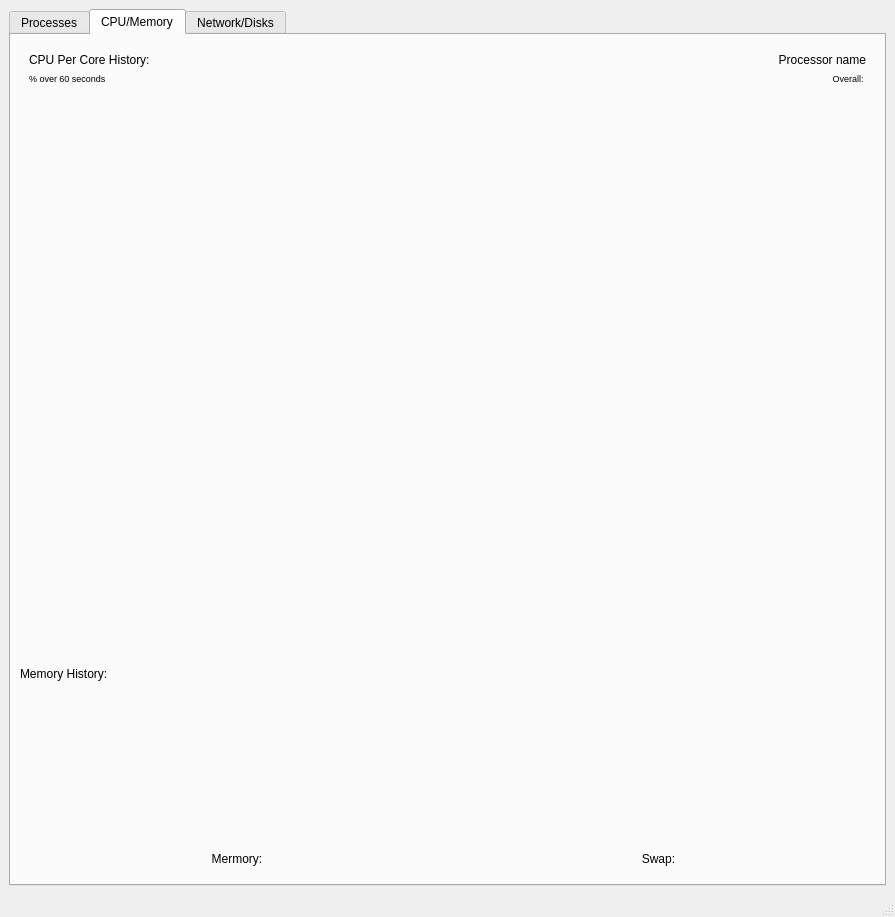
<?xml version="1.0" encoding="UTF-8"?>
<ui version="4.0">
 <class>MainWindow</class>
 <widget class="QMainWindow" name="MainWindow">
  <property name="geometry">
   <rect>
    <x>0</x>
    <y>0</y>
    <width>895</width>
    <height>917</height>
   </rect>
  </property>
  <property name="sizePolicy">
   <sizepolicy hsizetype="Preferred" vsizetype="Preferred">
    <horstretch>0</horstretch>
    <verstretch>0</verstretch>
   </sizepolicy>
  </property>
  <property name="windowTitle">
   <string>SysMonitor</string>
  </property>
  <widget class="QWidget" name="centralwidget">
   <property name="enabled">
    <bool>true</bool>
   </property>
   <layout class="QGridLayout" name="gridLayout_3">
    <item row="0" column="0">
     <widget class="QTabWidget" name="tabWidget">
      <property name="currentIndex">
       <number>1</number>
      </property>
      <widget class="QWidget" name="tab_2">
       <attribute name="title">
        <string>Processes</string>
       </attribute>
       <layout class="QGridLayout" name="gridLayout_7">
        <item row="2" column="0">
         <widget class="GraphicsLayoutWidget" name="widget_5" native="true">
          <property name="sizePolicy">
           <sizepolicy hsizetype="Preferred" vsizetype="Fixed">
            <horstretch>0</horstretch>
            <verstretch>0</verstretch>
           </sizepolicy>
          </property>
          <property name="minimumSize">
           <size>
            <width>0</width>
            <height>150</height>
           </size>
          </property>
         </widget>
        </item>
        <item row="0" column="0">
         <widget class="QTableWidget" name="tableWidget"/>
        </item>
        <item row="1" column="0">
         <widget class="QWidget" name="widget_3" native="true">
          <layout class="QHBoxLayout" name="horizontalLayout">
           <item>
            <widget class="QLabel" name="label_4">
             <property name="text">
              <string>CPU History:</string>
             </property>
            </widget>
           </item>
           <item>
            <widget class="QLabel" name="label_7">
             <property name="text">
              <string>TextLabel</string>
             </property>
             <property name="alignment">
              <set>Qt::AlignRight|Qt::AlignTrailing|Qt::AlignVCenter</set>
             </property>
            </widget>
           </item>
          </layout>
         </widget>
        </item>
       </layout>
      </widget>
      <widget class="QWidget" name="tab">
       <attribute name="title">
        <string>CPU/Memory</string>
       </attribute>
       <layout class="QVBoxLayout" name="verticalLayout_2">
        <item>
         <widget class="QWidget" name="widget_6" native="true">
          <property name="sizePolicy">
           <sizepolicy hsizetype="Preferred" vsizetype="Fixed">
            <horstretch>0</horstretch>
            <verstretch>0</verstretch>
           </sizepolicy>
          </property>
          <property name="minimumSize">
           <size>
            <width>0</width>
            <height>20</height>
           </size>
          </property>
          <layout class="QGridLayout" name="gridLayout">
           <item row="0" column="0">
            <widget class="QLabel" name="label">
             <property name="text">
              <string>CPU Per Core History:</string>
             </property>
            </widget>
           </item>
           <item row="0" column="1">
            <widget class="QLabel" name="label_8">
             <property name="layoutDirection">
              <enum>Qt::LeftToRight</enum>
             </property>
             <property name="text">
              <string>Processor name</string>
             </property>
             <property name="alignment">
              <set>Qt::AlignRight|Qt::AlignTrailing|Qt::AlignVCenter</set>
             </property>
            </widget>
           </item>
           <item row="1" column="0">
            <widget class="QLabel" name="label_9">
             <property name="font">
              <font>
               <pointsize>7</pointsize>
              </font>
             </property>
             <property name="text">
              <string>% over 60 seconds</string>
             </property>
            </widget>
           </item>
           <item row="1" column="1">
            <widget class="QLabel" name="label_3">
             <property name="font">
              <font>
               <pointsize>7</pointsize>
              </font>
             </property>
             <property name="text">
              <string>Overall: </string>
             </property>
             <property name="alignment">
              <set>Qt::AlignRight|Qt::AlignTrailing|Qt::AlignVCenter</set>
             </property>
            </widget>
           </item>
          </layout>
         </widget>
        </item>
        <item>
         <widget class="GraphicsLayoutWidget" name="widget_2" native="true">
          <property name="sizePolicy">
           <sizepolicy hsizetype="Expanding" vsizetype="Expanding">
            <horstretch>0</horstretch>
            <verstretch>0</verstretch>
           </sizepolicy>
          </property>
         </widget>
        </item>
        <item>
         <widget class="QLabel" name="label_2">
          <property name="text">
           <string>Memory History:</string>
          </property>
         </widget>
        </item>
        <item>
         <widget class="GraphicsLayoutWidget" name="widget" native="true">
          <property name="sizePolicy">
           <sizepolicy hsizetype="Expanding" vsizetype="Preferred">
            <horstretch>0</horstretch>
            <verstretch>0</verstretch>
           </sizepolicy>
          </property>
          <property name="minimumSize">
           <size>
            <width>0</width>
            <height>150</height>
           </size>
          </property>
         </widget>
        </item>
        <item>
         <widget class="QWidget" name="widget_4" native="true">
          <property name="sizePolicy">
           <sizepolicy hsizetype="Preferred" vsizetype="Fixed">
            <horstretch>0</horstretch>
            <verstretch>0</verstretch>
           </sizepolicy>
          </property>
          <property name="minimumSize">
           <size>
            <width>0</width>
            <height>30</height>
           </size>
          </property>
          <layout class="QHBoxLayout" name="horizontalLayout_2">
           <item>
            <widget class="QLabel" name="label_5">
             <property name="text">
              <string>Mermory:</string>
             </property>
             <property name="alignment">
              <set>Qt::AlignCenter</set>
             </property>
            </widget>
           </item>
           <item>
            <widget class="QLabel" name="label_6">
             <property name="text">
              <string>Swap:</string>
             </property>
             <property name="alignment">
              <set>Qt::AlignCenter</set>
             </property>
            </widget>
           </item>
          </layout>
         </widget>
        </item>
       </layout>
      </widget>
      <widget class="QWidget" name="tab_3">
       <attribute name="title">
        <string>Network/Disks</string>
       </attribute>
       <layout class="QVBoxLayout" name="verticalLayout">
        <item>
         <widget class="QWidget" name="widget_9" native="true">
          <layout class="QGridLayout" name="gridLayout_2">
           <item row="0" column="0">
            <widget class="QLabel" name="label_10">
             <property name="text">
              <string>Network utilization:</string>
             </property>
            </widget>
           </item>
           <item row="0" column="1" alignment="Qt::AlignRight">
            <widget class="QLabel" name="label_11">
             <property name="text">
              <string>TextLabel</string>
             </property>
            </widget>
           </item>
           <item row="1" column="0">
            <widget class="QLabel" name="label_14">
             <property name="font">
              <font>
               <family>Ubuntu</family>
               <pointsize>7</pointsize>
              </font>
             </property>
             <property name="text">
              <string>over 60 seconds</string>
             </property>
            </widget>
           </item>
          </layout>
         </widget>
        </item>
        <item>
         <widget class="GraphicsLayoutWidget" name="widget_10" native="true"/>
        </item>
        <item>
         <widget class="QWidget" name="widget_7" native="true">
          <layout class="QGridLayout" name="gridLayout_4">
           <item row="0" column="0">
            <widget class="QLabel" name="label_12">
             <property name="text">
              <string>Disk utilization:</string>
             </property>
            </widget>
           </item>
           <item row="0" column="1" alignment="Qt::AlignRight|Qt::AlignBottom">
            <widget class="QLabel" name="label_13">
             <property name="text">
              <string>TextLabel</string>
             </property>
             <property name="alignment">
              <set>Qt::AlignBottom|Qt::AlignRight|Qt::AlignTrailing</set>
             </property>
            </widget>
           </item>
           <item row="1" column="0">
            <widget class="QLabel" name="label_15">
             <property name="font">
              <font>
               <pointsize>7</pointsize>
              </font>
             </property>
             <property name="text">
              <string>over 60 seconds</string>
             </property>
            </widget>
           </item>
          </layout>
         </widget>
        </item>
        <item>
         <widget class="GraphicsLayoutWidget" name="widget_8" native="true"/>
        </item>
       </layout>
      </widget>
     </widget>
    </item>
   </layout>
  </widget>
  <widget class="QMenuBar" name="menubar">
   <property name="geometry">
    <rect>
     <x>0</x>
     <y>0</y>
     <width>895</width>
     <height>22</height>
    </rect>
   </property>
  </widget>
  <widget class="QStatusBar" name="statusbar"/>
 </widget>
 <customwidgets>
  <customwidget>
   <class>GraphicsLayoutWidget</class>
   <extends>QWidget</extends>
   <header>pyqtgraph</header>
   <container>1</container>
  </customwidget>
 </customwidgets>
 <resources/>
 <connections/>
</ui>
